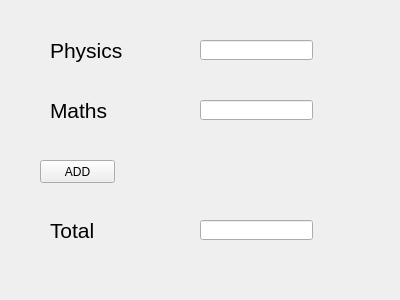
<?xml version="1.0" encoding="UTF-8"?>
<ui version="4.0">
 <class>Form</class>
 <widget class="QWidget" name="Form">
  <property name="geometry">
   <rect>
    <x>0</x>
    <y>0</y>
    <width>400</width>
    <height>300</height>
   </rect>
  </property>
  <property name="windowTitle">
   <string>Form</string>
  </property>
  <widget class="QLabel" name="lblPhysics">
   <property name="geometry">
    <rect>
     <x>50</x>
     <y>30</y>
     <width>81</width>
     <height>41</height>
    </rect>
   </property>
   <property name="font">
    <font>
     <pointsize>16</pointsize>
    </font>
   </property>
   <property name="text">
    <string>Physics</string>
   </property>
  </widget>
  <widget class="QLabel" name="lblMath">
   <property name="geometry">
    <rect>
     <x>50</x>
     <y>90</y>
     <width>81</width>
     <height>41</height>
    </rect>
   </property>
   <property name="font">
    <font>
     <pointsize>16</pointsize>
    </font>
   </property>
   <property name="text">
    <string>Maths</string>
   </property>
  </widget>
  <widget class="QLabel" name="lblTotal">
   <property name="geometry">
    <rect>
     <x>50</x>
     <y>210</y>
     <width>81</width>
     <height>41</height>
    </rect>
   </property>
   <property name="font">
    <font>
     <pointsize>16</pointsize>
    </font>
   </property>
   <property name="text">
    <string>Total</string>
   </property>
  </widget>
  <widget class="QPushButton" name="btnAdd">
   <property name="geometry">
    <rect>
     <x>40</x>
     <y>160</y>
     <width>75</width>
     <height>23</height>
    </rect>
   </property>
   <property name="text">
    <string>ADD</string>
   </property>
  </widget>
  <widget class="QLineEdit" name="etPhysics">
   <property name="geometry">
    <rect>
     <x>200</x>
     <y>40</y>
     <width>113</width>
     <height>20</height>
    </rect>
   </property>
  </widget>
  <widget class="QLineEdit" name="etMaths">
   <property name="geometry">
    <rect>
     <x>200</x>
     <y>100</y>
     <width>113</width>
     <height>20</height>
    </rect>
   </property>
  </widget>
  <widget class="QLineEdit" name="etTotal">
   <property name="geometry">
    <rect>
     <x>200</x>
     <y>220</y>
     <width>113</width>
     <height>20</height>
    </rect>
   </property>
  </widget>
 </widget>
 <resources/>
 <connections/>
</ui>
